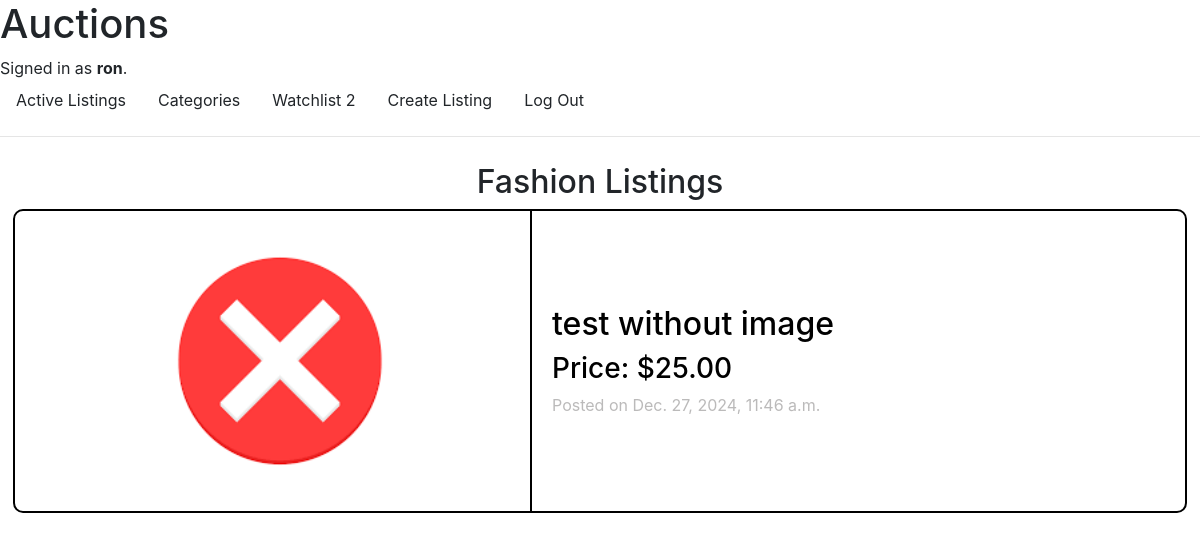
Page /category/Fashion (signed in) on the committed database.
### auctions/models.py (models this page shows, shortened)
class User(AbstractUser):
    watchlist = models.ManyToManyField('Listing', related_name="watchlist", blank=True)
    def __str__(self):
        return f"id {self.id} {self.username}"

class Categories(models.Model):
    category = models.CharField(default="Else", max_length=64, unique=True)

class Listing(models.Model):
    owner = models.ForeignKey(User, on_delete=models.CASCADE, related_name='owner')
    title = models.CharField(max_length=100)
    description = models.TextField(max_length=500)
    image_path = models.ImageField(blank=True)
    image_URL = models.URLField(blank=True)
    first_price = models.DecimalField(max_digits=10, decimal_places=2)
    creation_date = models.DateTimeField(auto_now_add=True)
    category_name = models.ForeignKey(Categories, on_delete=models.CASCADE, related_name="category_name", null=True)
    active = models.BooleanField(default=True)
    def __str__(self):
        return f"{self.title} by {self.owner}"

class Bid(models.Model):
    target_listing = models.ForeignKey('Listing', on_delete=models.CASCADE, related_name='target')
    bidder = models.ForeignKey(User, on_delete=models.CASCADE, related_name='bidder', blank=True)
    first_bid = models.DecimalField(max_digits=10, decimal_places=2, blank=True, null=True)
    current_bid = models.DecimalField(max_digits=10, decimal_places=2)
    bid_date = models.DateTimeField(auto_now_add=True)

### auctions/views.py (the view)
# urls.py: path("category/<str:category_name>", views.category, name="category"),
@login_required
def category(request, category_name):
    category = Categories.objects.filter(category=category_name).first()
    category_items = Listing.objects.filter(category_name=category)
    latest_bids = []
    for listing in category_items:
        latest_bid = Bid.objects.filter(target_listing=listing).order_by("-bid_date").first()
        latest_bids.append(latest_bid)
    print(category_name)
    print(category_items)
    return render(request, "auctions/category.html", {
        "watchlist_count": request.user.watchlist.all().count(),
        "category_name": category_name,
        "listings": category_items,
        "latest_bids": latest_bids,
    })

### auctions/templates/auctions/category.html
{% extends "auctions/layout.html" %}
{% block body %}
<div class="body">
    <h2>{{ category_name }} Listings</h2>
    {% for listing in listings %}
        {% if listing.active %}
        <a href="{% url 'listing' listing.id %}">
            <div class="container">
                <div class="image-container">
                    {% if listing.image_path %}
                        <img src="{{ listing.image_path.url }}" alt="{{ listing.title }}">
                    {% else %}
                        <img src="{{ listing.image_URL }}" alt="{{ listing.title }}">
                    {% endif %}
                </div>
                <div class="right_container">
                    <div class="details">
                        <h2>{{ listing.title }}</h2>
                        {% for bid in latest_bids %}
                            {% if bid.target_listing.id == listing.id %}
                                <h3>Price: ${{ bid.current_bid }}</h3>
                            {% endif %}
                        {% endfor %}
                        <div class="date">Posted on {{ listing.creation_date }}</div>
                    </div>
                </div>
            </div>
        </a>
        {% endif %}
    {% empty %}
        currently no listings
    {% endfor %}
</div>
{% endblock %}

### auctions/templates/auctions/layout.html (shortened to what this page needs)
{% load static %}
<!DOCTYPE html>
<html lang="en">
    <head>
        <link rel="stylesheet" href="https://stackpath.bootstrapcdn.com/bootstrap/4.4.1/css/bootstrap.min.css">
        <link href="{% static 'auctions/styles.css' %}?v=1.0" rel="stylesheet">
    </head>
    <body>
        <h1>Auctions</h1>
        <div>
            {% if user.is_authenticated %}
                Signed in as <strong>{{ user.username }}</strong>.
            {% else %}
                Not signed in.
            {% endif %}
        </div>
        <ul class="nav">
            <li class="nav-item">
                <a class="nav-link" href="{% url 'index' %}">Active Listings</a>
            </li>
            <li class="nav-item">
                <a class="nav-link" href="{% url 'categories' %}">Categories</a>
            </li>
            <li class="nav-item">
                {% if watchlist_count %}
                    <a class="nav-link" href="{% url 'watchlist' %}">Watchlist {{ watchlist_count }}</a>
                {% else %}
                    <a class="nav-link" href="{% url 'watchlist' %}">Watchlist {{ watchlist_count }}</a>
                {% endif %}
            </li>
            <li class="nav-item">
                <a class="nav-link" href="{% url 'add_listing' %}">Create Listing</a>
            </li>
            {% if user.is_authenticated %}
                <li class="nav-item">
                    <a class="nav-link" href="{% url 'logout' %}">Log Out</a>
                </li>
            {% endif %}
        </ul>
        <hr>
        {% block body %}
        {% endblock %}
    </body>
</html>

### auctions/static/auctions/styles.css (style rules this page uses)
* { margin: 0; padding: 0; box-sizing: content-box; }
.body { display: flex; justify-content: center; align-items: center; height: 100%; padding: 10px; margin: 0; flex-direction: column; }
a { display: inline-block; text-decoration: none; color: inherit; border-radius: 10px; }
.container { height: 300px; width: 1200px; display: flex; flex-direction: row; gap: 20px; align-items: center; border: 2px solid black; border-radius: 10px; }
.image-container { width: 500px; height: 300px; display: flex; justify-content: center; align-items: center; border-right: 2px solid black; }
img { border-radius: 10px; height: 300px; }
.right_container { max-width: 700px; flex-grow: 1; text-decoration: none; color: black; }
.date { color: rgba(119, 118, 118, 0.5); margin-right: 10px; }

### rows in the picture
User: username "ron"
Categories: category "Fashion"
Listing: image_path (picture), title "test without image", creation_date "Dec. 27, 2024, 11:46 a.m."
Bid: current_bid "25.00"

### other values in the picture
{{ watchlist_count }} "2"
